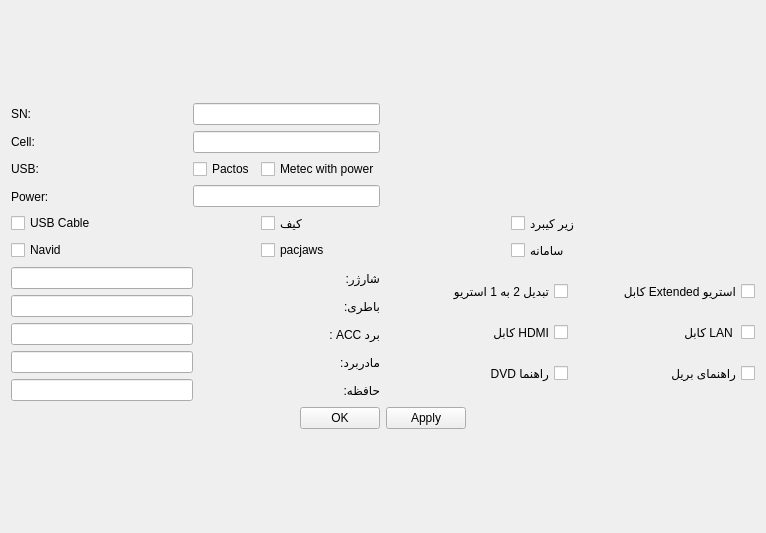
<?xml version="1.0" encoding="UTF-8"?>
<ui version="4.0">
 <class>DeviceEdit</class>
 <widget class="QWidget" name="DeviceEdit">
  <property name="geometry">
   <rect>
    <x>0</x>
    <y>0</y>
    <width>766</width>
    <height>533</height>
   </rect>
  </property>
  <property name="sizePolicy">
   <sizepolicy hsizetype="Expanding" vsizetype="Expanding">
    <horstretch>0</horstretch>
    <verstretch>0</verstretch>
   </sizepolicy>
  </property>
  <property name="windowTitle">
   <string>Form</string>
  </property>
  <layout class="QVBoxLayout" name="verticalLayout">
   <item>
    <layout class="QGridLayout" name="gridLayout_8" columnstretch="100,100">
     <property name="sizeConstraint">
      <enum>QLayout::SetNoConstraint</enum>
     </property>
     <item row="0" column="0">
      <layout class="QGridLayout" name="gridLayout_6">
       <property name="sizeConstraint">
        <enum>QLayout::SetNoConstraint</enum>
       </property>
       <item row="0" column="0">
        <layout class="QGridLayout" name="gridLayout_4">
         <property name="sizeConstraint">
          <enum>QLayout::SetNoConstraint</enum>
         </property>
         <item row="1" column="0">
          <widget class="QLabel" name="label_2">
           <property name="text">
            <string>Cell:</string>
           </property>
          </widget>
         </item>
         <item row="0" column="0">
          <widget class="QLabel" name="label">
           <property name="text">
            <string>SN:</string>
           </property>
          </widget>
         </item>
         <item row="2" column="0">
          <widget class="QLabel" name="label_3">
           <property name="text">
            <string>USB:</string>
           </property>
          </widget>
         </item>
         <item row="3" column="0">
          <widget class="QLabel" name="label_4">
           <property name="text">
            <string>Power:</string>
           </property>
          </widget>
         </item>
        </layout>
       </item>
       <item row="0" column="1">
        <layout class="QGridLayout" name="gridLayout_5">
         <property name="sizeConstraint">
          <enum>QLayout::SetNoConstraint</enum>
         </property>
         <item row="0" column="0" colspan="2">
          <widget class="QLineEdit" name="sn">
           <property name="readOnly">
            <bool>true</bool>
           </property>
          </widget>
         </item>
         <item row="1" column="0" colspan="2">
          <widget class="QLineEdit" name="cell"/>
         </item>
         <item row="2" column="0">
          <widget class="QCheckBox" name="checkBox">
           <property name="text">
            <string>Pactos</string>
           </property>
          </widget>
         </item>
         <item row="2" column="1">
          <widget class="QCheckBox" name="checkBox_2">
           <property name="text">
            <string>Metec with power</string>
           </property>
          </widget>
         </item>
         <item row="3" column="0" colspan="2">
          <widget class="QLineEdit" name="power"/>
         </item>
        </layout>
       </item>
      </layout>
     </item>
     <item row="1" column="0" colspan="2">
      <layout class="QGridLayout" name="gridLayout_3">
       <property name="sizeConstraint">
        <enum>QLayout::SetNoConstraint</enum>
       </property>
       <item row="0" column="0">
        <widget class="QCheckBox" name="checkBox_3">
         <property name="text">
          <string>USB Cable</string>
         </property>
        </widget>
       </item>
       <item row="0" column="1">
        <widget class="QCheckBox" name="checkBox_4">
         <property name="text">
          <string>کیف</string>
         </property>
        </widget>
       </item>
       <item row="0" column="2">
        <widget class="QCheckBox" name="checkBox_5">
         <property name="text">
          <string>زیر کیبرد</string>
         </property>
        </widget>
       </item>
       <item row="1" column="0">
        <widget class="QCheckBox" name="checkBox_6">
         <property name="text">
          <string>Navid</string>
         </property>
        </widget>
       </item>
       <item row="1" column="1">
        <widget class="QCheckBox" name="checkBox_7">
         <property name="text">
          <string>pacjaws</string>
         </property>
        </widget>
       </item>
       <item row="1" column="2">
        <widget class="QCheckBox" name="checkBox_8">
         <property name="text">
          <string>سامانه</string>
         </property>
        </widget>
       </item>
      </layout>
     </item>
     <item row="2" column="0">
      <layout class="QGridLayout" name="gridLayout_7">
       <property name="sizeConstraint">
        <enum>QLayout::SetNoConstraint</enum>
       </property>
       <item row="0" column="1">
        <widget class="QLabel" name="label_5">
         <property name="sizePolicy">
          <sizepolicy hsizetype="MinimumExpanding" vsizetype="Preferred">
           <horstretch>0</horstretch>
           <verstretch>0</verstretch>
          </sizepolicy>
         </property>
         <property name="text">
          <string>شارژر:</string>
         </property>
        </widget>
       </item>
       <item row="2" column="0">
        <widget class="QLineEdit" name="board"/>
       </item>
       <item row="4" column="0">
        <widget class="QLineEdit" name="memory"/>
       </item>
       <item row="3" column="0">
        <widget class="QLineEdit" name="motherBoard"/>
       </item>
       <item row="1" column="0">
        <widget class="QLineEdit" name="battery"/>
       </item>
       <item row="0" column="0">
        <widget class="QLineEdit" name="charger"/>
       </item>
       <item row="1" column="1">
        <widget class="QLabel" name="label_6">
         <property name="sizePolicy">
          <sizepolicy hsizetype="MinimumExpanding" vsizetype="Preferred">
           <horstretch>0</horstretch>
           <verstretch>0</verstretch>
          </sizepolicy>
         </property>
         <property name="text">
          <string>باطری:</string>
         </property>
        </widget>
       </item>
       <item row="2" column="1">
        <widget class="QLabel" name="label_7">
         <property name="sizePolicy">
          <sizepolicy hsizetype="MinimumExpanding" vsizetype="Preferred">
           <horstretch>0</horstretch>
           <verstretch>0</verstretch>
          </sizepolicy>
         </property>
         <property name="text">
          <string>برد ACC :</string>
         </property>
        </widget>
       </item>
       <item row="3" column="1">
        <widget class="QLabel" name="label_8">
         <property name="sizePolicy">
          <sizepolicy hsizetype="MinimumExpanding" vsizetype="Preferred">
           <horstretch>0</horstretch>
           <verstretch>0</verstretch>
          </sizepolicy>
         </property>
         <property name="text">
          <string>مادربرد:</string>
         </property>
        </widget>
       </item>
       <item row="4" column="1">
        <widget class="QLabel" name="label_9">
         <property name="sizePolicy">
          <sizepolicy hsizetype="MinimumExpanding" vsizetype="Preferred">
           <horstretch>0</horstretch>
           <verstretch>0</verstretch>
          </sizepolicy>
         </property>
         <property name="text">
          <string>حافظه:</string>
         </property>
        </widget>
       </item>
      </layout>
     </item>
     <item row="2" column="1">
      <layout class="QGridLayout" name="gridLayout_2">
       <property name="sizeConstraint">
        <enum>QLayout::SetNoConstraint</enum>
       </property>
       <item row="0" column="0">
        <widget class="QCheckBox" name="checkBox_12">
         <property name="layoutDirection">
          <enum>Qt::RightToLeft</enum>
         </property>
         <property name="text">
          <string>تبدیل 2 به 1 استریو</string>
         </property>
        </widget>
       </item>
       <item row="0" column="1">
        <widget class="QCheckBox" name="checkBox_9">
         <property name="layoutDirection">
          <enum>Qt::RightToLeft</enum>
         </property>
         <property name="autoFillBackground">
          <bool>false</bool>
         </property>
         <property name="text">
          <string>کابل Extended استریو</string>
         </property>
        </widget>
       </item>
       <item row="1" column="0">
        <widget class="QCheckBox" name="checkBox_13">
         <property name="layoutDirection">
          <enum>Qt::RightToLeft</enum>
         </property>
         <property name="text">
          <string>کابل HDMI</string>
         </property>
        </widget>
       </item>
       <item row="1" column="1">
        <widget class="QCheckBox" name="checkBox_10">
         <property name="layoutDirection">
          <enum>Qt::RightToLeft</enum>
         </property>
         <property name="text">
          <string>کابل LAN </string>
         </property>
        </widget>
       </item>
       <item row="2" column="0">
        <widget class="QCheckBox" name="checkBox_14">
         <property name="layoutDirection">
          <enum>Qt::RightToLeft</enum>
         </property>
         <property name="text">
          <string>DVD راهنما</string>
         </property>
        </widget>
       </item>
       <item row="2" column="1">
        <widget class="QCheckBox" name="checkBox_11">
         <property name="layoutDirection">
          <enum>Qt::RightToLeft</enum>
         </property>
         <property name="text">
          <string>راهنمای بریل</string>
         </property>
        </widget>
       </item>
      </layout>
     </item>
     <item row="3" column="0" colspan="2">
      <layout class="QGridLayout" name="gridLayout">
       <property name="sizeConstraint">
        <enum>QLayout::SetNoConstraint</enum>
       </property>
       <item row="0" column="0">
        <spacer name="horizontalSpacer">
         <property name="orientation">
          <enum>Qt::Horizontal</enum>
         </property>
         <property name="sizeHint" stdset="0">
          <size>
           <width>158</width>
           <height>20</height>
          </size>
         </property>
        </spacer>
       </item>
       <item row="0" column="1">
        <widget class="QPushButton" name="pushButton_2">
         <property name="text">
          <string>OK</string>
         </property>
        </widget>
       </item>
       <item row="0" column="2">
        <widget class="QPushButton" name="pushButton">
         <property name="text">
          <string>Apply</string>
         </property>
        </widget>
       </item>
       <item row="0" column="3">
        <spacer name="horizontalSpacer_2">
         <property name="orientation">
          <enum>Qt::Horizontal</enum>
         </property>
         <property name="sizeHint" stdset="0">
          <size>
           <width>40</width>
           <height>20</height>
          </size>
         </property>
        </spacer>
       </item>
      </layout>
     </item>
    </layout>
   </item>
  </layout>
 </widget>
 <resources/>
 <connections/>
</ui>
